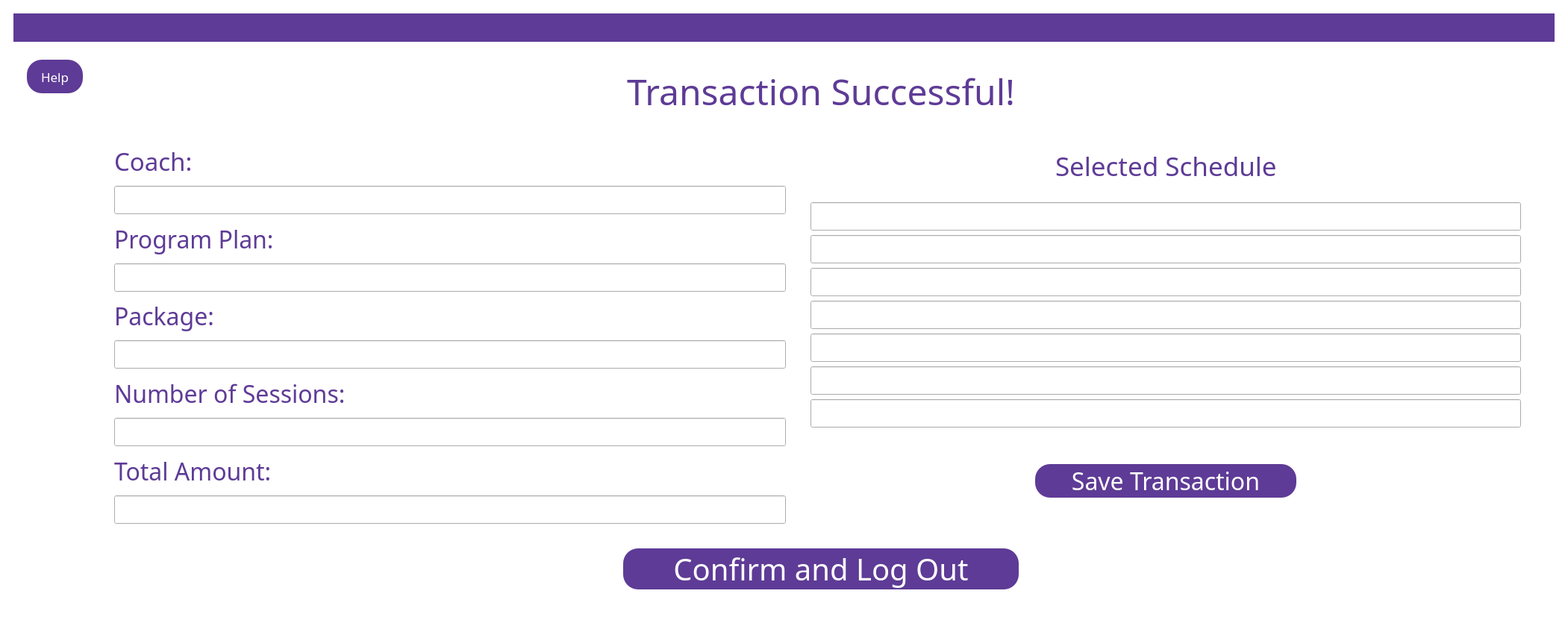
<?xml version="1.0" encoding="UTF-8"?>
<ui version="4.0">
 <class>MainWindow</class>
 <widget class="QMainWindow" name="MainWindow">
  <property name="geometry">
   <rect>
    <x>0</x>
    <y>0</y>
    <width>2101</width>
    <height>835</height>
   </rect>
  </property>
  <property name="windowTitle">
   <string>MainWindow</string>
  </property>
  <property name="styleSheet">
   <string notr="true">QMainWindow
{
background:white;
}</string>
  </property>
  <widget class="QWidget" name="centralwidget">
   <layout class="QGridLayout" name="gridLayout">
    <item row="0" column="0">
     <widget class="QWidget" name="widget" native="true">
      <layout class="QVBoxLayout" name="verticalLayout_2">
       <item>
        <widget class="QWidget" name="widget_2" native="true">
         <property name="sizePolicy">
          <sizepolicy hsizetype="Preferred" vsizetype="Fixed">
           <horstretch>0</horstretch>
           <verstretch>0</verstretch>
          </sizepolicy>
         </property>
         <property name="maximumSize">
          <size>
           <width>16777215</width>
           <height>121</height>
          </size>
         </property>
         <property name="styleSheet">
          <string notr="true">QWidget
{
background: #5e3b96;
}</string>
         </property>
         <layout class="QHBoxLayout" name="horizontalLayout_2">
          <item>
           <spacer name="horizontalSpacer">
            <property name="orientation">
             <enum>Qt::Orientation::Horizontal</enum>
            </property>
            <property name="sizeHint" stdset="0">
             <size>
              <width>435</width>
              <height>20</height>
             </size>
            </property>
           </spacer>
          </item>
          <item>
           <widget class="QLabel" name="label_13">
            <property name="maximumSize">
             <size>
              <width>421</width>
              <height>121</height>
             </size>
            </property>
            <property name="text">
             <string/>
            </property>
            <property name="pixmap">
             <pixmap>../SOFT ENG/assets/logog.jpg</pixmap>
            </property>
            <property name="scaledContents">
             <bool>true</bool>
            </property>
           </widget>
          </item>
          <item>
           <spacer name="horizontalSpacer_2">
            <property name="orientation">
             <enum>Qt::Orientation::Horizontal</enum>
            </property>
            <property name="sizeHint" stdset="0">
             <size>
              <width>435</width>
              <height>20</height>
             </size>
            </property>
           </spacer>
          </item>
         </layout>
        </widget>
       </item>
       <item>
        <widget class="QWidget" name="widget_3" native="true">
         <layout class="QHBoxLayout" name="horizontalLayout_3">
          <item>
           <widget class="QWidget" name="widget_4" native="true">
            <property name="sizePolicy">
             <sizepolicy hsizetype="Fixed" vsizetype="Preferred">
              <horstretch>0</horstretch>
              <verstretch>0</verstretch>
             </sizepolicy>
            </property>
            <layout class="QVBoxLayout" name="verticalLayout_3">
             <item>
              <widget class="QPushButton" name="help">
               <property name="sizePolicy">
                <sizepolicy hsizetype="Fixed" vsizetype="Fixed">
                 <horstretch>0</horstretch>
                 <verstretch>0</verstretch>
                </sizepolicy>
               </property>
               <property name="minimumSize">
                <size>
                 <width>75</width>
                 <height>45</height>
                </size>
               </property>
               <property name="font">
                <font>
                 <family>Arial Black</family>
                 <pointsize>13</pointsize>
                </font>
               </property>
               <property name="styleSheet">
                <string notr="true">QPushButton
{
background-color: #5e3b96;
color:white;
 border-radius:20px;
}</string>
               </property>
               <property name="text">
                <string>Help</string>
               </property>
              </widget>
             </item>
             <item>
              <spacer name="verticalSpacer_2">
               <property name="orientation">
                <enum>Qt::Orientation::Vertical</enum>
               </property>
               <property name="sizeHint" stdset="0">
                <size>
                 <width>20</width>
                 <height>40</height>
                </size>
               </property>
              </spacer>
             </item>
            </layout>
           </widget>
          </item>
          <item>
           <widget class="QWidget" name="widget_5" native="true">
            <layout class="QVBoxLayout" name="verticalLayout">
             <item>
              <widget class="QWidget" name="widget_6" native="true">
               <property name="sizePolicy">
                <sizepolicy hsizetype="Minimum" vsizetype="Fixed">
                 <horstretch>0</horstretch>
                 <verstretch>0</verstretch>
                </sizepolicy>
               </property>
               <property name="minimumSize">
                <size>
                 <width>0</width>
                 <height>62</height>
                </size>
               </property>
               <property name="font">
                <font>
                 <pointsize>12</pointsize>
                </font>
               </property>
               <property name="styleSheet">
                <string notr="true"/>
               </property>
               <layout class="QHBoxLayout" name="horizontalLayout">
                <property name="spacing">
                 <number>6</number>
                </property>
                <property name="topMargin">
                 <number>9</number>
                </property>
                <item>
                 <spacer name="horizontalSpacer_4">
                  <property name="orientation">
                   <enum>Qt::Orientation::Horizontal</enum>
                  </property>
                  <property name="sizeHint" stdset="0">
                   <size>
                    <width>372</width>
                    <height>20</height>
                   </size>
                  </property>
                 </spacer>
                </item>
                <item>
                 <widget class="QLabel" name="label">
                  <property name="font">
                   <font>
                    <family>Arial Black</family>
                    <pointsize>36</pointsize>
                   </font>
                  </property>
                  <property name="styleSheet">
                   <string notr="true">QLabel
{
color:#5e3b96;
}</string>
                  </property>
                  <property name="text">
                   <string>Transaction Successful!</string>
                  </property>
                 </widget>
                </item>
                <item>
                 <spacer name="horizontalSpacer_5">
                  <property name="orientation">
                   <enum>Qt::Orientation::Horizontal</enum>
                  </property>
                  <property name="sizeHint" stdset="0">
                   <size>
                    <width>371</width>
                    <height>20</height>
                   </size>
                  </property>
                 </spacer>
                </item>
               </layout>
              </widget>
             </item>
             <item>
              <widget class="QWidget" name="widget_7" native="true">
               <property name="sizePolicy">
                <sizepolicy hsizetype="MinimumExpanding" vsizetype="Preferred">
                 <horstretch>0</horstretch>
                 <verstretch>0</verstretch>
                </sizepolicy>
               </property>
               <layout class="QHBoxLayout" name="horizontalLayout_5">
                <item>
                 <widget class="QWidget" name="widget_9" native="true">
                  <layout class="QVBoxLayout" name="verticalLayout_5">
                   <item>
                    <widget class="QLabel" name="label_4">
                     <property name="font">
                      <font>
                       <family>Arial Black</family>
                       <pointsize>25</pointsize>
                      </font>
                     </property>
                     <property name="styleSheet">
                      <string notr="true">QLabel
{
color:#5e3b96;
}</string>
                     </property>
                     <property name="text">
                      <string>Coach:</string>
                     </property>
                    </widget>
                   </item>
                   <item>
                    <widget class="QLineEdit" name="coachline">
                     <property name="font">
                      <font>
                       <family>Arial Black</family>
                       <pointsize>16</pointsize>
                      </font>
                     </property>
                     <property name="readOnly">
                      <bool>true</bool>
                     </property>
                    </widget>
                   </item>
                   <item>
                    <widget class="QLabel" name="label_5">
                     <property name="font">
                      <font>
                       <family>Arial Black</family>
                       <pointsize>24</pointsize>
                      </font>
                     </property>
                     <property name="styleSheet">
                      <string notr="true">QLabel
{
color:#5e3b96;
}</string>
                     </property>
                     <property name="text">
                      <string>Program Plan:</string>
                     </property>
                    </widget>
                   </item>
                   <item>
                    <widget class="QLineEdit" name="programplanline">
                     <property name="font">
                      <font>
                       <family>Arial Black</family>
                       <pointsize>16</pointsize>
                      </font>
                     </property>
                     <property name="readOnly">
                      <bool>true</bool>
                     </property>
                    </widget>
                   </item>
                   <item>
                    <widget class="QLabel" name="label_6">
                     <property name="font">
                      <font>
                       <family>Arial Black</family>
                       <pointsize>24</pointsize>
                      </font>
                     </property>
                     <property name="styleSheet">
                      <string notr="true">QLabel
{
color:#5e3b96;
}</string>
                     </property>
                     <property name="text">
                      <string>Package:</string>
                     </property>
                    </widget>
                   </item>
                   <item>
                    <widget class="QLineEdit" name="packageline">
                     <property name="font">
                      <font>
                       <family>Arial Black</family>
                       <pointsize>16</pointsize>
                      </font>
                     </property>
                     <property name="readOnly">
                      <bool>true</bool>
                     </property>
                    </widget>
                   </item>
                   <item>
                    <widget class="QLabel" name="label_7">
                     <property name="font">
                      <font>
                       <family>Arial Black</family>
                       <pointsize>24</pointsize>
                      </font>
                     </property>
                     <property name="styleSheet">
                      <string notr="true">QLabel
{
color:#5e3b96;
}</string>
                     </property>
                     <property name="text">
                      <string>Number of Sessions:</string>
                     </property>
                    </widget>
                   </item>
                   <item>
                    <widget class="QLineEdit" name="numberofsessionsline">
                     <property name="font">
                      <font>
                       <family>Arial Black</family>
                       <pointsize>16</pointsize>
                      </font>
                     </property>
                     <property name="readOnly">
                      <bool>true</bool>
                     </property>
                    </widget>
                   </item>
                   <item>
                    <widget class="QLabel" name="label_8">
                     <property name="font">
                      <font>
                       <family>Arial Black</family>
                       <pointsize>24</pointsize>
                      </font>
                     </property>
                     <property name="styleSheet">
                      <string notr="true">QLabel
{
color:#5e3b96;
}</string>
                     </property>
                     <property name="text">
                      <string>Total Amount:</string>
                     </property>
                    </widget>
                   </item>
                   <item>
                    <widget class="QLineEdit" name="totalamtline">
                     <property name="font">
                      <font>
                       <family>Arial Black</family>
                       <pointsize>16</pointsize>
                      </font>
                     </property>
                     <property name="readOnly">
                      <bool>true</bool>
                     </property>
                    </widget>
                   </item>
                  </layout>
                 </widget>
                </item>
                <item>
                 <widget class="QWidget" name="widget_10" native="true">
                  <layout class="QVBoxLayout" name="verticalLayout_4">
                   <item>
                    <widget class="QWidget" name="widget_11" native="true">
                     <property name="sizePolicy">
                      <sizepolicy hsizetype="Preferred" vsizetype="Fixed">
                       <horstretch>0</horstretch>
                       <verstretch>0</verstretch>
                      </sizepolicy>
                     </property>
                     <layout class="QHBoxLayout" name="horizontalLayout_6">
                      <item>
                       <spacer name="horizontalSpacer_7">
                        <property name="orientation">
                         <enum>Qt::Orientation::Horizontal</enum>
                        </property>
                        <property name="sizeHint" stdset="0">
                         <size>
                          <width>328</width>
                          <height>20</height>
                         </size>
                        </property>
                       </spacer>
                      </item>
                      <item>
                       <widget class="QLabel" name="label_2">
                        <property name="font">
                         <font>
                          <family>Arial Black</family>
                          <pointsize>26</pointsize>
                         </font>
                        </property>
                        <property name="styleSheet">
                         <string notr="true">QLabel
{
color:#5e3b96;
}</string>
                        </property>
                        <property name="text">
                         <string>Selected Schedule</string>
                        </property>
                       </widget>
                      </item>
                      <item>
                       <spacer name="horizontalSpacer_8">
                        <property name="orientation">
                         <enum>Qt::Orientation::Horizontal</enum>
                        </property>
                        <property name="sizeHint" stdset="0">
                         <size>
                          <width>327</width>
                          <height>20</height>
                         </size>
                        </property>
                       </spacer>
                      </item>
                     </layout>
                    </widget>
                   </item>
                   <item>
                    <widget class="QWidget" name="widget_12" native="true">
                     <layout class="QVBoxLayout" name="verticalLayout_6">
                      <item>
                       <widget class="QLineEdit" name="lineEdit">
                        <property name="font">
                         <font>
                          <family>Arial Black</family>
                          <pointsize>16</pointsize>
                         </font>
                        </property>
                        <property name="styleSheet">
                         <string notr="true">QLineEdit
{
color:#5e3b96;
}</string>
                        </property>
                       </widget>
                      </item>
                      <item>
                       <widget class="QLineEdit" name="lineEdit_2">
                        <property name="font">
                         <font>
                          <family>Arial Black</family>
                          <pointsize>16</pointsize>
                         </font>
                        </property>
                        <property name="styleSheet">
                         <string notr="true">QLineEdit
{
color:#5e3b96;
}</string>
                        </property>
                       </widget>
                      </item>
                      <item>
                       <widget class="QLineEdit" name="lineEdit_3">
                        <property name="font">
                         <font>
                          <family>Arial Black</family>
                          <pointsize>16</pointsize>
                         </font>
                        </property>
                        <property name="styleSheet">
                         <string notr="true">QLineEdit
{
color:#5e3b96;
}</string>
                        </property>
                       </widget>
                      </item>
                      <item>
                       <widget class="QLineEdit" name="lineEdit_4">
                        <property name="font">
                         <font>
                          <family>Arial Black</family>
                          <pointsize>16</pointsize>
                         </font>
                        </property>
                        <property name="styleSheet">
                         <string notr="true">QLineEdit
{
color:#5e3b96;
}</string>
                        </property>
                       </widget>
                      </item>
                      <item>
                       <widget class="QLineEdit" name="lineEdit_5">
                        <property name="font">
                         <font>
                          <family>Arial Black</family>
                          <pointsize>16</pointsize>
                         </font>
                        </property>
                        <property name="styleSheet">
                         <string notr="true">QLineEdit
{
color:#5e3b96;
}</string>
                        </property>
                       </widget>
                      </item>
                      <item>
                       <widget class="QLineEdit" name="lineEdit_6">
                        <property name="font">
                         <font>
                          <family>Arial Black</family>
                          <pointsize>16</pointsize>
                         </font>
                        </property>
                        <property name="styleSheet">
                         <string notr="true">QLineEdit
{
color:#5e3b96;
}</string>
                        </property>
                       </widget>
                      </item>
                      <item>
                       <widget class="QLineEdit" name="lineEdit_7">
                        <property name="font">
                         <font>
                          <family>Arial Black</family>
                          <pointsize>16</pointsize>
                         </font>
                        </property>
                        <property name="styleSheet">
                         <string notr="true">QLineEdit
{
color:#5e3b96;
}</string>
                        </property>
                       </widget>
                      </item>
                     </layout>
                    </widget>
                   </item>
                   <item>
                    <widget class="QWidget" name="widget_13" native="true">
                     <layout class="QHBoxLayout" name="horizontalLayout_7">
                      <item>
                       <spacer name="horizontalSpacer_9">
                        <property name="orientation">
                         <enum>Qt::Orientation::Horizontal</enum>
                        </property>
                        <property name="sizeType">
                         <enum>QSizePolicy::Policy::MinimumExpanding</enum>
                        </property>
                        <property name="sizeHint" stdset="0">
                         <size>
                          <width>40</width>
                          <height>20</height>
                         </size>
                        </property>
                       </spacer>
                      </item>
                      <item>
                       <widget class="QPushButton" name="save">
                        <property name="sizePolicy">
                         <sizepolicy hsizetype="Preferred" vsizetype="Fixed">
                          <horstretch>0</horstretch>
                          <verstretch>0</verstretch>
                         </sizepolicy>
                        </property>
                        <property name="minimumSize">
                         <size>
                          <width>350</width>
                          <height>0</height>
                         </size>
                        </property>
                        <property name="maximumSize">
                         <size>
                          <width>350</width>
                          <height>16777215</height>
                         </size>
                        </property>
                        <property name="font">
                         <font>
                          <family>Arial Black</family>
                          <pointsize>24</pointsize>
                         </font>
                        </property>
                        <property name="styleSheet">
                         <string notr="true">QPushButton
{
background-color:#5e3b96;
color:white;
border-radius:20px;
}</string>
                        </property>
                        <property name="text">
                         <string>Save Transaction</string>
                        </property>
                       </widget>
                      </item>
                      <item>
                       <spacer name="horizontalSpacer_10">
                        <property name="orientation">
                         <enum>Qt::Orientation::Horizontal</enum>
                        </property>
                        <property name="sizeType">
                         <enum>QSizePolicy::Policy::MinimumExpanding</enum>
                        </property>
                        <property name="sizeHint" stdset="0">
                         <size>
                          <width>40</width>
                          <height>20</height>
                         </size>
                        </property>
                       </spacer>
                      </item>
                     </layout>
                    </widget>
                   </item>
                  </layout>
                 </widget>
                </item>
               </layout>
              </widget>
             </item>
             <item>
              <widget class="QWidget" name="widget_8" native="true">
               <property name="sizePolicy">
                <sizepolicy hsizetype="Minimum" vsizetype="Fixed">
                 <horstretch>0</horstretch>
                 <verstretch>0</verstretch>
                </sizepolicy>
               </property>
               <property name="minimumSize">
                <size>
                 <width>0</width>
                 <height>47</height>
                </size>
               </property>
               <layout class="QHBoxLayout" name="horizontalLayout_4">
                <item>
                 <spacer name="horizontalSpacer_3">
                  <property name="orientation">
                   <enum>Qt::Orientation::Horizontal</enum>
                  </property>
                  <property name="sizeType">
                   <enum>QSizePolicy::Policy::MinimumExpanding</enum>
                  </property>
                  <property name="sizeHint" stdset="0">
                   <size>
                    <width>550</width>
                    <height>20</height>
                   </size>
                  </property>
                 </spacer>
                </item>
                <item>
                 <widget class="QPushButton" name="Confirm">
                  <property name="sizePolicy">
                   <sizepolicy hsizetype="Fixed" vsizetype="Fixed">
                    <horstretch>0</horstretch>
                    <verstretch>0</verstretch>
                   </sizepolicy>
                  </property>
                  <property name="minimumSize">
                   <size>
                    <width>530</width>
                    <height>50</height>
                   </size>
                  </property>
                  <property name="font">
                   <font>
                    <family>Arial Black</family>
                    <pointsize>30</pointsize>
                   </font>
                  </property>
                  <property name="styleSheet">
                   <string notr="true">QPushButton
{
background-color:#5e3b96;
color:white;
border-radius:20px;
}</string>
                  </property>
                  <property name="text">
                   <string>Confirm and Log Out</string>
                  </property>
                 </widget>
                </item>
                <item>
                 <spacer name="horizontalSpacer_6">
                  <property name="orientation">
                   <enum>Qt::Orientation::Horizontal</enum>
                  </property>
                  <property name="sizeType">
                   <enum>QSizePolicy::Policy::MinimumExpanding</enum>
                  </property>
                  <property name="sizeHint" stdset="0">
                   <size>
                    <width>550</width>
                    <height>20</height>
                   </size>
                  </property>
                 </spacer>
                </item>
               </layout>
              </widget>
             </item>
            </layout>
           </widget>
          </item>
         </layout>
        </widget>
       </item>
      </layout>
     </widget>
    </item>
   </layout>
  </widget>
 </widget>
 <resources/>
 <connections/>
</ui>
